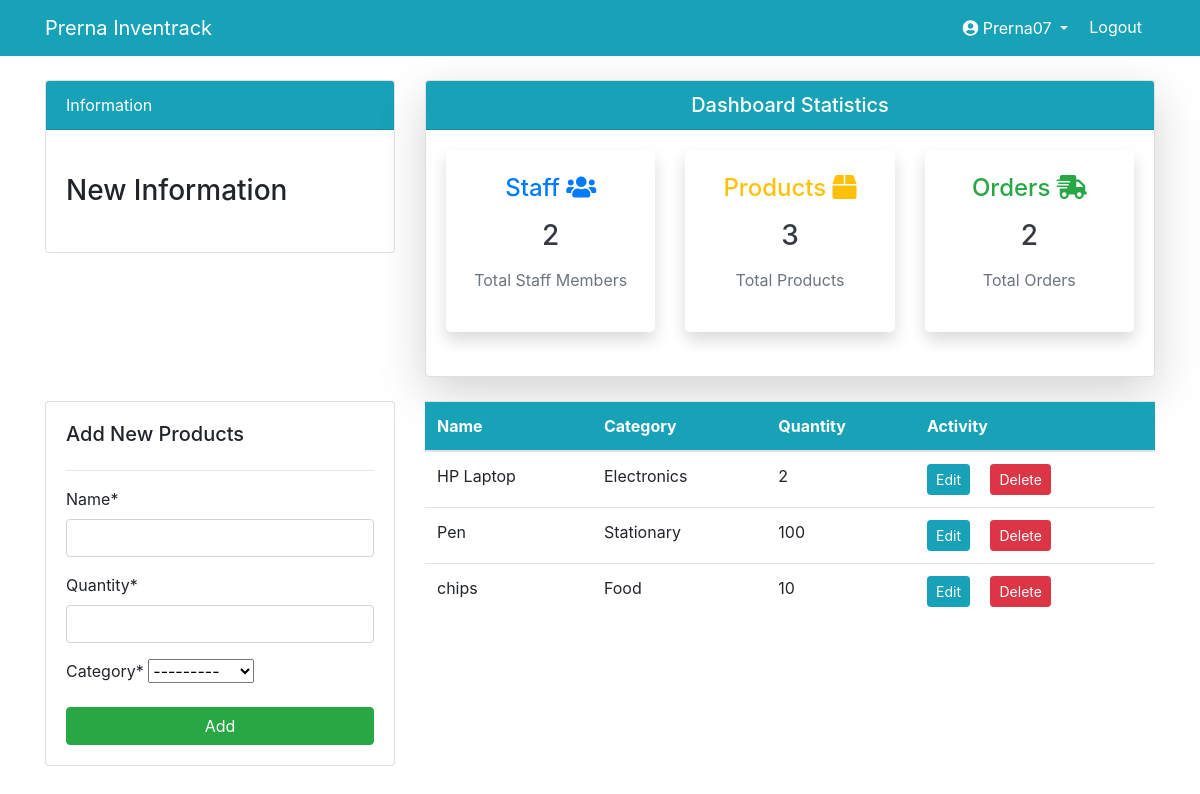
Screenshot of /products/ (signed in) with the database file from the repository.
### dashboard/models.py (models this page shows, shortened)
class Product(models.Model):
    name = models.CharField(max_length=100, null=True)
    quantity = models.PositiveIntegerField(null=True)
    category = models.CharField(max_length=50, choices=CATEGORY, null=True)

### dashboard/views.py (the view)
# urls.py: path('products/', views.products, name='dashboard-products'),
@login_required(login_url='user-login')
def products(request):
    product = Product.objects.all()
    product_count = product.count()
    customer = User.objects.filter(groups=2)
    customer_count = customer.count()
    order = Order.objects.all()
    order_count = order.count()
    product_quantity = Product.objects.filter(name='')
    if request.method == 'POST':
        form = ProductForm(request.POST)
        if form.is_valid():
            form.save()
            product_name = form.cleaned_data.get('name')
            messages.success(request, f'{product_name} has been added')
            return redirect('dashboard-products')
    else:
        form = ProductForm()
    context = {
        'product': product,
        'form': form,
        'customer_count': customer_count,
        'product_count': product_count,
        'order_count': order_count,
    }
    return render(request, 'dashboard/products.html', context)

### dashboard/forms.py
class ProductForm(forms.ModelForm):
    class Meta:
        model = Product
        fields = '__all__'

### templates/dashboard/products.html (shortened to what this page needs)
{% extends 'partials/base.html' %}
{% load crispy_forms_tags %}
{% block content %}
{% include 'partials/topside.html' %}
<div class="row my-4">
    <div class="col-md-4">
        <div class="card card-body">
            <h5>Add New Products</h5>
            <hr>
            <form method="POST">
                {{ form|crispy }}
                <input class="btn btn-success btn-block" type="submit" value="Add">
            </form>
        </div>
    </div>
    <div class="col-md-8">
        <table class="table bg-white">
            <thead class="bg-info text-white">
                <tr>
                    <th scope="col">Name</th>
                    <th scope="col">Category</th>
                    <th scope="col">Quantity</th>
                    <th scope="col">Activity</th>
                </tr>
            </thead>
            <tbody>
                {% for product in product %}
                <tr>
                    <td>{{ product.name }}</td>
                    <td>{{ product.category }}</td>
                    <td>{{ product.quantity }}</td>
                    <td>
                        <a class="btn btn-info btn-sm mr-2"
                            href="{% url 'dashboard-products-edit' product.id %}">Edit</a>
                        <a class="btn btn-danger btn-sm ml-2"
                            href="{% url 'dashboard-products-delete' product.id %}">Delete</a>
                    </td>
                </tr>
                {% endfor %}
            </tbody>
        </table>
    </div>
</div>
{% endblock %}

### templates/partials/nav.html (shortened to what this page needs)
<nav class="navbar navbar-expand-lg navbar-info bg-info">
    <div class="container">
        {% if user.is_authenticated %}
        <a class="navbar-brand text-white" href="{% url 'dashboard-index' %}">Prerna Inventrack</a>
        <div class="collapse navbar-collapse" id="navbarSupportedContent">
            <ul class="navbar-nav ml-auto">
                <li class="nav-item active">
                    <a class="nav-link dropdown-toggle text-white fw-semibold" href="{% url 'user-profile' %}" id="navbarDropdown" role="button"
                        data-bs-toggle="dropdown" aria-expanded="false">
                        <i class="fas fa-user-circle"></i> {{ user.username }}
                    </a>
                </li>
                <li class="nav-item">
                    <form id="logout-form" action="{% url 'user-logout' %}" method="POST" style="display: inline;">
                        <button type="submit" class="btn btn-link text-white" style="text-decoration: none;">Logout</button>
                    </form>
                </li>
            </ul>
            {% endif %}
        </div>
    </div>
</nav>

### static/style.css (style rules this page uses)
body { background: rgb(230, 227, 227); }

### rows the page displays
Product: name "HP Laptop", category "Electronics", quantity "2"
Product: name "Pen", category "Stationary", quantity "100"
Product: name "chips", category "Food", quantity "10"

### other values shown
{{ user.username }} "Prerna07"
{{ customer_count }} "2"
{{ product_count }} "3"
{{ order_count }} "2"
